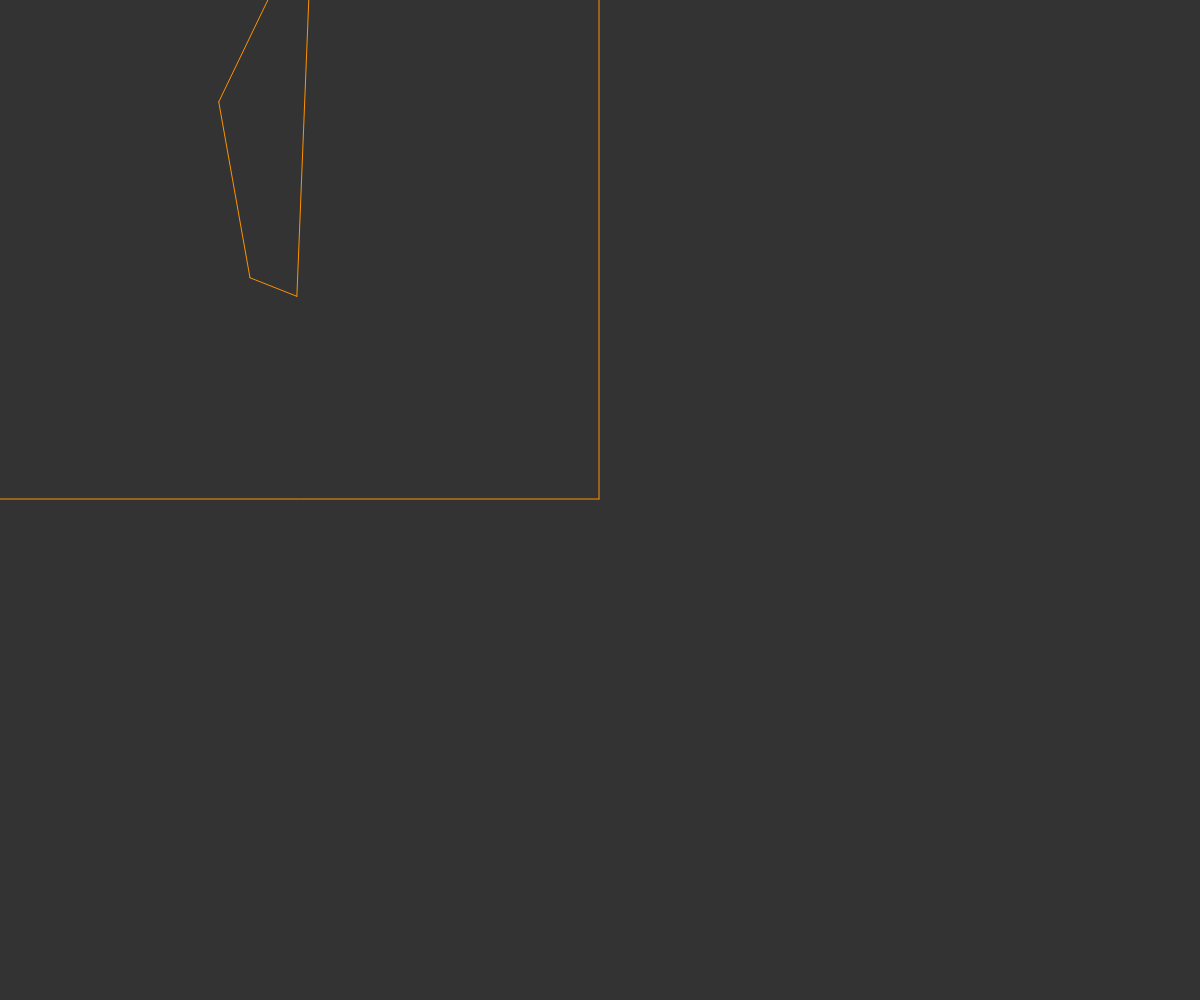
Frame 1 (no input)
Frame 60 (no input): identical to frame 1, image omitted
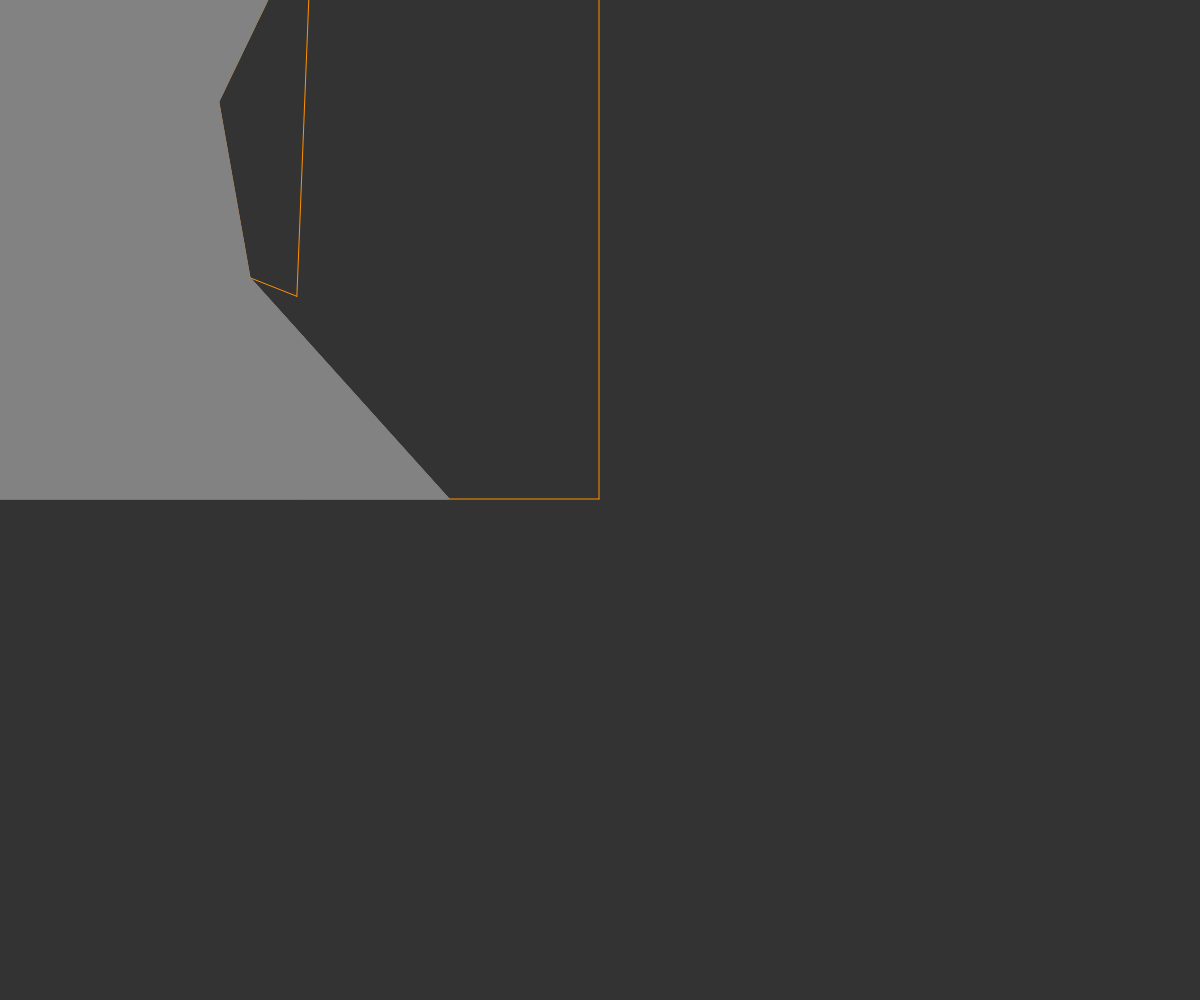
Frame 120 (the mouse pressed at the canvas centre since frame 60)

The p5.js sketch that drew these frames (run headless with seeded random() and noise() and a simulated clock; from frame 60 on, the mouse is pressed at the canvas centre):

// p5.js sketch
// ── sketch.js
/* jshint esversion: 6 */
/* jshint asi: true */

let canvas

let lines = []
let lightLines = []
let closestLines = []
let currentClosestLine

/**
 * Basically the "constructor" function,
 * it will be called once and only once the page has loaded.
 */
function setup() {
    canvas = createCanvas(window.innerWidth, window.innerHeight)

    translate(width / 2, height / 2) // x = 0, y = 0 is the center of the sceren

    // Lines that sorround the sketch
    lines.push(new Line(-width / 2 + 1, -height / 2 + 1, width / 2 - 1, -height / 2 + 1))
    lines.push(new Line(width / 2 - 1, -height / 2 + 1, width / 2 - 1, height / 2 - 1))
    lines.push(new Line(width / 2 - 1, height / 2 - 1, -width / 2 + 1, height / 2 - 1))
    lines.push(new Line(-width / 2 + 1, height / 2 - 1, -width / 2 + 1, -height / 2 + 1))

    // Triangle 1 - Top Left
    lines.push(new Line(-width / 2 + 0.2 * width / 2, -height / 2 + 0.185 * height / 2, -width / 2 + 0.26 * width / 2, -height / 2 + 0.24 * height))
    lines.push(new Line(-width / 2 + 0.26 * width / 2, -height / 2 + 0.24 * height, -width / 2 + 150, -height / 2 + 0.24 * height))
    lines.push(new Line(-width / 2 + 150, -height / 2 + 0.24 * height, -width / 2 + 0.2 * width / 2, -height / 2 + 0.185 * height / 2))

    // Triangle 2 - Middle Down
    lines.push(new Line(-width / 2 + 0.26 * width, -height / 2 + 0.6 * height, -width / 2 + 0.313 * width, -height / 2 + 0.648 * height))
    lines.push(new Line(-width / 2 + 0.313 * width, -height / 2 + 0.648 * height, -width / 2 + 0.313 * width, -height / 2 + 0.37 * height))
    lines.push(new Line(-width / 2 + 0.313 * width, -height / 2 + 0.37 * height, -width / 2 + 0.26 * width, -height / 2 + 0.6 * height))

    // Polygon 1
    lines.push(new Line(350 / 960 * width / 2, 110 / 540 * height / 2, 400 / 960 * width / 2, 300 / 540 * height / 2))
    lines.push(new Line(400 / 960 * width / 2, 300 / 540 * height / 2, 475 / 960 * width / 2, 320 / 540 * height / 2))
    lines.push(new Line(475 / 960 * width / 2, 320 / 540 * height / 2, 500 / 960 * width / 2, -100 / 540 * height / 2))
    lines.push(new Line(500 / 960 * width / 2, -100 / 540 * height / 2, 350 / 960 * width / 2, 110 / 540 * height / 2))

    // Polygon 2
    lines.push(new Line(0, -300 / 540 * height / 2, 100 / 960 * width / 2, -400 / 540 * height / 2))
    lines.push(new Line(100 / 960 * width / 2, -400 / 540 * height / 2, 150 / 960 * width / 2, -270 / 540 * height / 2))
    lines.push(new Line(150 / 960 * width / 2, -270 / 540 * height / 2, 235 / 960 * width / 2, -340 / 540 * height / 2))
    lines.push(new Line(235 / 960 * width / 2, -340 / 540 * height / 2, 260 / 960 * width / 2, -290 / 540 * height / 2))
    lines.push(new Line(260 / 960 * width / 2, -290 / 540 * height / 2, 240 / 960 * width / 2, -200 / 540 * height / 2))
    lines.push(new Line(240 / 960 * width / 2, -200 / 540 * height / 2, 170 / 960 * width / 2, -80 / 540 * height / 2))
    lines.push(new Line(170 / 960 * width / 2, -80 / 540 * height / 2, 50 / 960 * width / 2, -100 / 540 * height / 2))
    lines.push(new Line(50 / 960 * width / 2, -100 / 540 * height / 2, 0, -300 / 540 * height / 2))

    // Polygon 3
    lines.push(new Line(-400 / 960 * width / 2, 350 / 540 * height / 2, -50 / 960 * width / 2, 300 / 540 * height / 2))
    lines.push(new Line(-50 / 960 * width / 2, 300 / 540 * height / 2, -50 / 960 * width / 2, 400 / 540 * height / 2))
    lines.push(new Line(-50 / 960 * width / 2, 400 / 540 * height / 2, -300 / 960 * width / 2, 400 / 540 * height / 2))
    lines.push(new Line(-300 / 960 * width / 2,400 / 540 * height / 2, -400 / 960 * width / 2, 350 / 540 * height / 2))
}

/**
 * Handles screen resize
 */
window.onresize = function() {
    lines = []
    setup()
}

/**
 * Here the algorithm lives.
 * This function is called once per frame and updates the lines that then
 * are filled with triangles so that there will be light
 */
function update() {
    lightLines = []
    closestLines = []

    lightLines.push(new Line(-width / 2 + mouseX, -height / 2 + mouseY, lines[0].x1, lines[0].y1))
    for (let i = 0; i < lines.length - 1; i++) {
        lightLines.push(new Line(-width / 2 + mouseX, -height / 2 + mouseY, lines[i].x2, lines[i].y2))
    }
    lightLines.push(new Line(-width / 2 + mouseX, -height / 2 + mouseY, lines[lines.length - 1].x2, lines[lines.length - 1].y2))

    for (let i = 0; i < lightLines.length; i++) {
        q = i
        for (let j = 0; j < 3; j++) {
            let min = Infinity
            switch (j) {
                case 0:
                    let angle0 = atan2(lightLines[i].x1 - lightLines[i].x2, lightLines[i].y1 - lightLines[i].y2) + pow(10, -6)
                    let d0 = dist(lightLines[i].x1, lightLines[i].y1, lightLines[i].x2, lightLines[i].y2)
                    let x0 = d0 * sin(angle0)
                    let y0 = d0 * cos(angle0)
                    let lightLine0 = new Line(lightLines[i].x1, lightLines[i].y1, lightLines[i].x1 - x0, lightLines[i].y1 - y0)
                    for (let k = 0; k < lines.length; k++) {
                        value = calculateClosestLine(lines[k], lightLine0, min)
                        if (value != -1) {
                            min = value
                        }
                    }
                    closestLines.push(currentClosestLine)
                    continue
                case 1:
                    for (let k = 0; k < lines.length; k++) {
                        value = calculateClosestLine(lines[k], lightLines[i], min)
                        if (value != -1) {
                            min = value
                        }
                    }
                    closestLines.push(currentClosestLine)
                    continue
                case 2:
                    let angle2 = atan2(lightLines[i].x1 - lightLines[i].x2, lightLines[i].y1 - lightLines[i].y2) - pow(10, -6)
                    let d2 = dist(lightLines[i].x1, lightLines[i].y1, lightLines[i].x2, lightLines[i].y2)
                    let x2 = d2 * sin(angle2)
                    let y2 = d2 * cos(angle2)
                    let lightLine2 = new Line(lightLines[i].x1, lightLines[i].y1, lightLines[i].x1 - x2, lightLines[i].y1 - y2)
                    for (let k = 0; k < lines.length; k++) {
                        value = calculateClosestLine(lines[k], lightLine2, min)
                        if (value != -1) {
                            min = value
                        }
                    }
                    closestLines.push(currentClosestLine)
                    continue
            }
        }
    }

    quicksort(closestLines, 0, closestLines.length - 1)
}

/**
 * Draws everything on the screen.
 */
function draw() {
    update()
    background(51) // rgb(51, 51, 51)

    fill(130) // rgb(130, 130, 130)

    stroke(255, 145, 0) // rgb(255, 145, 0)
    for (let i = 0; i < lines.length; i++) {
        lines[i].show()
    }

    stroke(130) // rgb(130, 130, 130)
    for (let i = 0; i < closestLines.length - 1; i++) {
        let l = closestLines[i]
        let nextL = closestLines[i + 1]
        triangle(l.x1, l.y1, l.x2, l.y2, nextL.x2, nextL.y2)
    }
    let firstL = closestLines[0]
    let lastL = closestLines[closestLines.length - 1]
    triangle(lastL.x1, lastL.y1, lastL.x2, lastL.y2, firstL.x2, firstL.y2)

    fill(156, 226, 123) // rgb(156, 226, 123)
    textSize(26)
    text("2D Light Source, Made by Tony Solomonik", -width / 2 + width / 100, -height / 2 + height / 30)
}

/**
 * The function will calculate the closest line that there is
 * from the lightline and the material line itself
 *
 * @param  {Line} line      The material line (maybe part of a triangle or other polygon)
 * @param  {Line} lightLine     The light line (one of the lines that are made from mouse point and end point of a line)
 * @param  {Number} minDist   Current shortest distance squared of two lines
 * @return {Number}     The smallest distance squared if it is smaller than the current one,
 * else it will return -1. It will also return -1 if the line isn't in the right direction.
 */
let calculateClosestLine = function(line, lightLine, minDist) {
    // m = (y1 - y2) / (x1 - x2)
    // y = mx + n
    let m1 = (lightLine.y1 - lightLine.y2) / (lightLine.x1 - lightLine.x2)
    let n1 = lightLine.y2 - m1 * lightLine.x2

    let m2 = (line.y1 - line.y2) / (line.x1 - line.x2)
    let n2 = line.y1 - m2 * line.x1

    let mutualX = m2 === Infinity || m2 === -Infinity ? line.x1 : (n1 - n2) / (m2 - m1)
    let mutualY = m2 === 0 || m2 === -0 ? line.y1 : mutualX * m1 + n1

    let angle = atan2(lightLine.x1 - mutualX, lightLine.y1 - mutualY)
    if (abs(atan2(lightLine.x1 - lightLine.x2, lightLine.y1 - lightLine.y2) - angle) > pow(10, -10)) {
        return -1
    }

    if (mutualX > max(line.x1, line.x2) + pow(10, -10) ||
        mutualX < min(line.x1, line.x2) - pow(10, -10) ||
        mutualY > max(line.y1, line.y2) + pow(10, -10) ||
        mutualY < min(line.y1, line.y2) - pow(10, -10)) {
        return -1
    }
    // not square rooting to make the algorithm run faster
    let distSq = pow(lightLine.x1 - mutualX, 2) + pow(lightLine.y1 - mutualY, 2)
    if (distSq < minDist) {
        // m = tan(TWO_PI - angle + PI / 2)
        currentClosestLine = new Line(lightLine.x1, lightLine.y1, mutualX, mutualY)
        return distSq
    }
    return -1
}

/**
 * Quicksort algorithm function
 *
 * @param  {Array} A    The array
 * @param  {Number} lo   The lowest index
 * @param  {Number} hi   The highest index
 */
let quicksort = function(A, lo, hi) {
    if (lo < hi) {
        let p = partition(A, lo, hi);
        quicksort(A, lo, p);
        quicksort(A, p + 1, hi);
    }
}

/**
 * Part of the quicksort algorithm
 *
 * @param  {Array} A    The array
 * @param  {Number} lo   The lowest index
 * @param  {Number} hi   The highest index
 * @return {Number} j    The current index that the quicksort is swapping
 */
let partition = function(A, lo, hi) {
    let pivot = atan2(A[lo].x1 - A[lo].x2, A[lo].y1 - A[lo].y2);
    let i = lo - 1;
    let j = hi + 1;
    while (true) {
        do {
            i++;
        } while (atan2(A[i].x1 - A[i].x2, A[i].y1 - A[i].y2) < pivot);
        do {
            j--;
        } while (atan2(A[j].x1 - A[j].x2, A[j].y1 - A[j].y2) > pivot);
        if (i >= j) {
            return j;
        }
        let temp = A[i];
        A[i] = A[j];
        A[j] = temp;
    }
}

// ── line.js
/* jshint esversion: 6 */
/* jshint asi: true */

function Line(x1, y1, x2, y2) {
    this.x1 = x1
    this.y1 = y1
    this.x2 = x2
    this.y2 = y2

    this.show = function() {
        line(x1, y1, x2, y2)
    }
}
